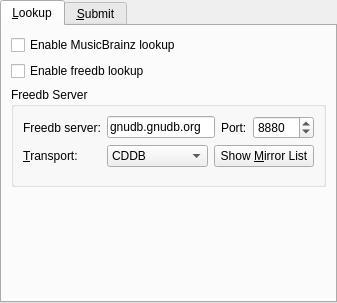
<?xml version="1.0" encoding="UTF-8"?>
<ui version="4.0">
 <comment>Used for configuring libkcddb.</comment>
 <class>CDDBConfigWidgetBase</class>
 <widget class="QWidget" name="CDDBConfigWidgetBase">
  <property name="windowTitle">
   <string>CDDB Settings</string>
  </property>
  <layout class="QVBoxLayout">
   <property name="margin">
    <number>0</number>
   </property>
   <item>
    <widget class="QTabWidget" name="tabWidget2">
     <property name="currentIndex">
      <number>0</number>
     </property>
     <widget class="QWidget" name="tabLookup">
      <attribute name="title">
       <string>&amp;Lookup</string>
      </attribute>
      <layout class="QVBoxLayout" name="gridLayout_4">
       <item>
        <widget class="QCheckBox" name="kcfg_MusicBrainzLookupEnabled">
         <property name="text">
          <string>Enable MusicBrainz lookup</string>
         </property>
        </widget>
       </item>
       <item>
        <widget class="QCheckBox" name="kcfg_FreedbLookupEnabled">
         <property name="text">
          <string>Enable freedb lookup</string>
         </property>
        </widget>
       </item>
       <item>
        <widget class="QGroupBox" name="freedbServerBox">
         <property name="title">
          <string>Freedb Server</string>
         </property>
         <layout class="QFormLayout" name="formLayout">
          <item row="0" column="0">
           <widget class="QLabel" name="TextLabel7">
            <property name="text">
             <string>Freedb server:</string>
            </property>
            <property name="buddy">
             <cstring>kcfg_hostname</cstring>
            </property>
           </widget>
          </item>
          <item row="0" column="1">
           <layout class="QHBoxLayout" name="horizontalLayout_6">
            <item>
             <widget class="QLineEdit" name="kcfg_hostname">
              <property name="sizePolicy">
               <sizepolicy hsizetype="Expanding" vsizetype="Fixed">
                <horstretch>0</horstretch>
                <verstretch>0</verstretch>
               </sizepolicy>
              </property>
              <property name="whatsThis">
               <string>Name of CDDB server which will be used to look up CD information.</string>
              </property>
              <property name="text">
               <string>gnudb.gnudb.org</string>
              </property>
             </widget>
            </item>
            <item>
             <widget class="QLabel" name="textLabel3_3">
              <property name="sizePolicy">
               <sizepolicy hsizetype="Preferred" vsizetype="Preferred">
                <horstretch>0</horstretch>
                <verstretch>0</verstretch>
               </sizepolicy>
              </property>
              <property name="text">
               <string>Port:</string>
              </property>
             </widget>
            </item>
            <item>
             <widget class="QSpinBox" name="kcfg_port">
              <property name="sizePolicy">
               <sizepolicy hsizetype="Maximum" vsizetype="Fixed">
                <horstretch>0</horstretch>
                <verstretch>0</verstretch>
               </sizepolicy>
              </property>
              <property name="whatsThis">
               <string>Port to connect to on CDDB server.</string>
              </property>
              <property name="maximum">
               <number>64000</number>
              </property>
              <property name="value">
               <number>8880</number>
              </property>
             </widget>
            </item>
           </layout>
          </item>
          <item row="1" column="0">
           <widget class="QLabel" name="TextLabel9">
            <property name="text">
             <string>&amp;Transport:</string>
            </property>
            <property name="buddy">
             <cstring>kcfg_FreedbLookupTransport</cstring>
            </property>
           </widget>
          </item>
          <item row="1" column="1">
           <layout class="QHBoxLayout" name="horizontalLayout_7">
            <item>
             <widget class="QComboBox" name="kcfg_FreedbLookupTransport">
              <property name="whatsThis">
               <string>Type of lookup which should be tried at the CDDB server.</string>
              </property>
              <item>
               <property name="text">
                <string>CDDB</string>
               </property>
              </item>
              <item>
               <property name="text">
                <string>HTTP</string>
               </property>
              </item>
             </widget>
            </item>
            <item>
             <widget class="QPushButton" name="mirrorListButton">
              <property name="text">
               <string>Show &amp;Mirror List</string>
              </property>
             </widget>
            </item>
           </layout>
          </item>
         </layout>
        </widget>
       </item>
       <item>
        <widget class="QWidget" name="cacheLocationsParent" native="true"/>
       </item>
      </layout>
     </widget>
     <widget class="QWidget" name="tabSubmit">
      <attribute name="title">
       <string>&amp;Submit</string>
      </attribute>
      <layout class="QVBoxLayout" name="gridLayout_2">
       <item>
        <layout class="QHBoxLayout" name="horizontalLayout_5">
         <item>
          <widget class="QLabel" name="textLabel1">
           <property name="text">
            <string>Email address:</string>
           </property>
          </widget>
         </item>
         <item>
          <widget class="QLineEdit" name="kcfg_emailAddress"/>
         </item>
        </layout>
       </item>
       <item>
        <widget class="QGroupBox" name="kcfg_FreedbSubmitTransport">
         <property name="title">
          <string>Submit Method</string>
         </property>
         <layout class="QFormLayout" name="formLayout_2">
          <item row="0" column="0" colspan="2">
           <widget class="QRadioButton" name="httpButton">
            <property name="text">
             <string>HTTP</string>
            </property>
            <property name="checked">
             <bool>true</bool>
            </property>
           </widget>
          </item>
          <item row="1" column="0">
           <widget class="QLabel" name="textLabel2">
            <property name="text">
             <string>Server:</string>
            </property>
           </widget>
          </item>
          <item row="1" column="1">
           <layout class="QHBoxLayout" name="horizontalLayout">
            <item>
             <widget class="QLineEdit" name="kcfg_httpSubmitServer">
             </widget>
            </item>
            <item>
             <widget class="QLabel" name="textLabel3_2">
              <property name="sizePolicy">
               <sizepolicy hsizetype="Preferred" vsizetype="Preferred">
                <horstretch>0</horstretch>
                <verstretch>0</verstretch>
               </sizepolicy>
              </property>
              <property name="text">
               <string>Port:</string>
              </property>
             </widget>
            </item>
            <item>
             <widget class="QSpinBox" name="kcfg_httpSubmitPort"/>
            </item>
           </layout>
          </item>
          <item row="2" column="0" colspan="2">
           <widget class="QRadioButton" name="smtpButton">
            <property name="text">
             <string>SMTP (Email)</string>
            </property>
           </widget>
          </item>
          <item row="4" column="1">
           <widget class="QLineEdit" name="kcfg_replyTo"/>
          </item>
          <item row="6" column="1">
           <layout class="QHBoxLayout" name="horizontalLayout_2">
            <item>
             <widget class="QLineEdit" name="kcfg_smtpHostname"/>
            </item>
            <item>
             <widget class="QLabel" name="textLabel3">
              <property name="sizePolicy">
               <sizepolicy hsizetype="Preferred" vsizetype="Preferred">
                <horstretch>0</horstretch>
                <verstretch>0</verstretch>
               </sizepolicy>
              </property>
              <property name="text">
               <string>Port:</string>
              </property>
             </widget>
            </item>
            <item>
             <widget class="QSpinBox" name="kcfg_smtpPort">
              <property name="sizePolicy">
               <sizepolicy hsizetype="Maximum" vsizetype="Fixed">
                <horstretch>0</horstretch>
                <verstretch>0</verstretch>
               </sizepolicy>
              </property>
              <property name="maximum">
               <number>65535</number>
              </property>
              <property name="value">
               <number>25</number>
              </property>
             </widget>
            </item>
           </layout>
          </item>
          <item row="7" column="0" colspan="2">
           <widget class="QCheckBox" name="needsAuthenticationBox">
            <property name="text">
             <string>Server needs authentication</string>
            </property>
           </widget>
          </item>
          <item row="9" column="1">
           <widget class="QLineEdit" name="kcfg_smtpUsername">
            <property name="enabled">
             <bool>false</bool>
            </property>
            <property name="sizePolicy">
             <sizepolicy hsizetype="Expanding" vsizetype="Preferred">
              <horstretch>0</horstretch>
              <verstretch>0</verstretch>
             </sizepolicy>
            </property>
           </widget>
          </item>
          <item row="4" column="0">
           <widget class="QLabel" name="textLabel9_2">
            <property name="text">
             <string>Reply-To:</string>
            </property>
           </widget>
          </item>
          <item row="6" column="0">
           <widget class="QLabel" name="textLabel2_2">
            <property name="sizePolicy">
             <sizepolicy hsizetype="Maximum" vsizetype="Preferred">
              <horstretch>0</horstretch>
              <verstretch>0</verstretch>
             </sizepolicy>
            </property>
            <property name="text">
             <string>SMTP server:</string>
            </property>
           </widget>
          </item>
          <item row="9" column="0">
           <widget class="QLabel" name="textLabel4">
            <property name="text">
             <string>Username:</string>
            </property>
           </widget>
          </item>
         </layout>
        </widget>
       </item>
      </layout>
     </widget>
    </widget>
   </item>
  </layout>
 </widget>
 <tabstops>
  <tabstop>kcfg_hostname</tabstop>
  <tabstop>kcfg_port</tabstop>
  <tabstop>kcfg_FreedbLookupTransport</tabstop>
 </tabstops>
 <resources/>
 <connections/>
</ui>
